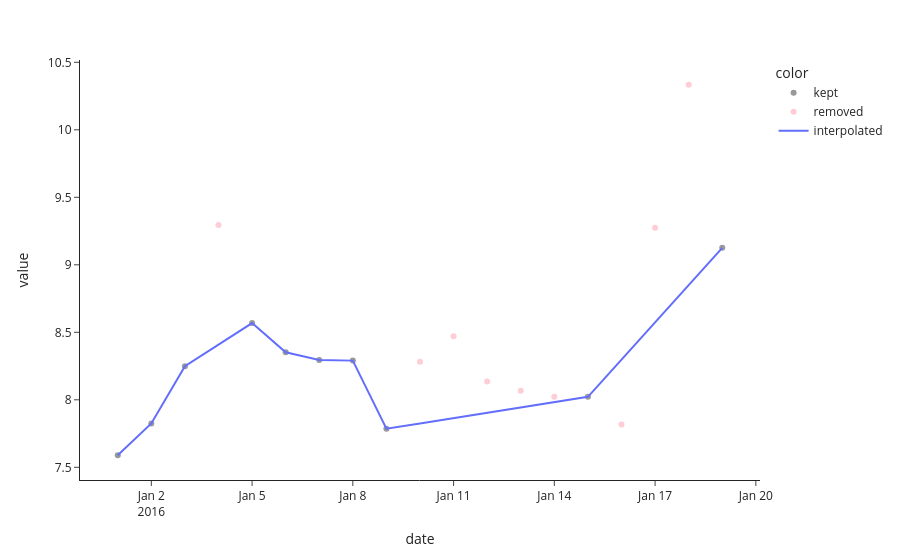

Notebook code for this chart:
### Code cell
g_1 = px.scatter(df_manning_sample['log_hits'][df_missing.index], 
                 template='simple_white', opacity=0.8, 
                  color=df_missing.isna().replace({True: 'removed', False: 'kept'}),
                  color_discrete_sequence=['gray', 'pink'])

g_2 = px.line(df_interp).data[0]
g_2.name = 'interpolated'

g_1.add_trace(g_2)

### Figure 1 — Plotly figure (JSON) as saved in the notebook; plotly's stock layout.template omitted (floating-point values rounded to 4 significant figures)
{"data": [{"hovertemplate": "color=kept<br>date=%{x}<br>value=%{y}<extra></extra>", "legendgroup": "kept", "marker": {"color": "gray", "opacity": 0.8, "symbol": "circle"}, "mode": "markers", "name": "kept", "orientation": "v", "showlegend": true, "type": "scatter", "x": ["2016-01-01T00:00:00.000000000", "2016-01-02T00:00:00.000000000", "2016-01-03T00:00:00.000000000", "2016-01-05T00:00:00.000000000", "2016-01-06T00:00:00.000000000", "2016-01-07T00:00:00.000000000", "2016-01-08T00:00:00.000000000", "2016-01-09T00:00:00.000000000", "2016-01-15T00:00:00.000000000", "2016-01-19T00:00:00.000000000"], "xaxis": "x", "y": [7.589, 7.825, 8.249, 8.568, 8.353, 8.296, 8.29, 7.786, 8.022, 9.126], "yaxis": "y"}, {"hovertemplate": "color=removed<br>date=%{x}<br>value=%{y}<extra></extra>", "legendgroup": "removed", "marker": {"color": "pink", "opacity": 0.8, "symbol": "circle"}, "mode": "markers", "name": "removed", "orientation": "v", "showlegend": true, "type": "scatter", "x": ["2016-01-04T00:00:00.000000000", "2016-01-10T00:00:00.000000000", "2016-01-11T00:00:00.000000000", "2016-01-12T00:00:00.000000000", "2016-01-13T00:00:00.000000000", "2016-01-14T00:00:00.000000000", "2016-01-16T00:00:00.000000000", "2016-01-17T00:00:00.000000000", "2016-01-18T00:00:00.000000000"], "xaxis": "x", "y": [9.295, 8.282, 8.471, 8.135, 8.067, 8.024, 7.817, 9.274, 10.33], "yaxis": "y"}, {"hovertemplate": "variable=log_hits<br>date=%{x}<br>value=%{y}<extra></extra>", "legendgroup": "log_hits", "line": {"color": "#636efa", "dash": "solid"}, "marker": {"symbol": "circle"}, "mode": "lines", "name": "interpolated", "orientation": "v", "showlegend": true, "type": "scatter", "x": ["2016-01-01T00:00:00.000000000", "2016-01-02T00:00:00.000000000", "2016-01-03T00:00:00.000000000", "2016-01-04T00:00:00.000000000", "2016-01-05T00:00:00.000000000", "2016-01-06T00:00:00.000000000", "2016-01-07T00:00:00.000000000", "2016-01-08T00:00:00.000000000", "2016-01-09T00:00:00.000000000", "2016-01-10T00:00:00.000000000", "2016-01-11T00:00:00.000000000", "2016-01-12T00:00:00.000000000", "2016-01-13T00:00:00.000000000", "2016-01-14T00:00:00.000000000", "2016-01-15T00:00:00.000000000", "2016-01-16T00:00:00.000000000", "2016-01-17T00:00:00.000000000", "2016-01-18T00:00:00.000000000", "2016-01-19T00:00:00.000000000"], "xaxis": "x", "y": [7.589, 7.825, 8.249, 8.409, 8.568, 8.353, 8.296, 8.29, 7.786, 7.825, 7.864, 7.904, 7.943, 7.983, 8.022, 8.298, 8.574, 8.85, 9.126], "yaxis": "y"}], "layout": {"legend": {"title": {"text": "color"}, "tracegroupgap": 0}, "margin": {"t": 60}, "xaxis": {"anchor": "y", "domain": [0, 1], "title": {"text": "date"}}, "yaxis": {"anchor": "x", "domain": [0, 1], "title": {"text": "value"}}}}
